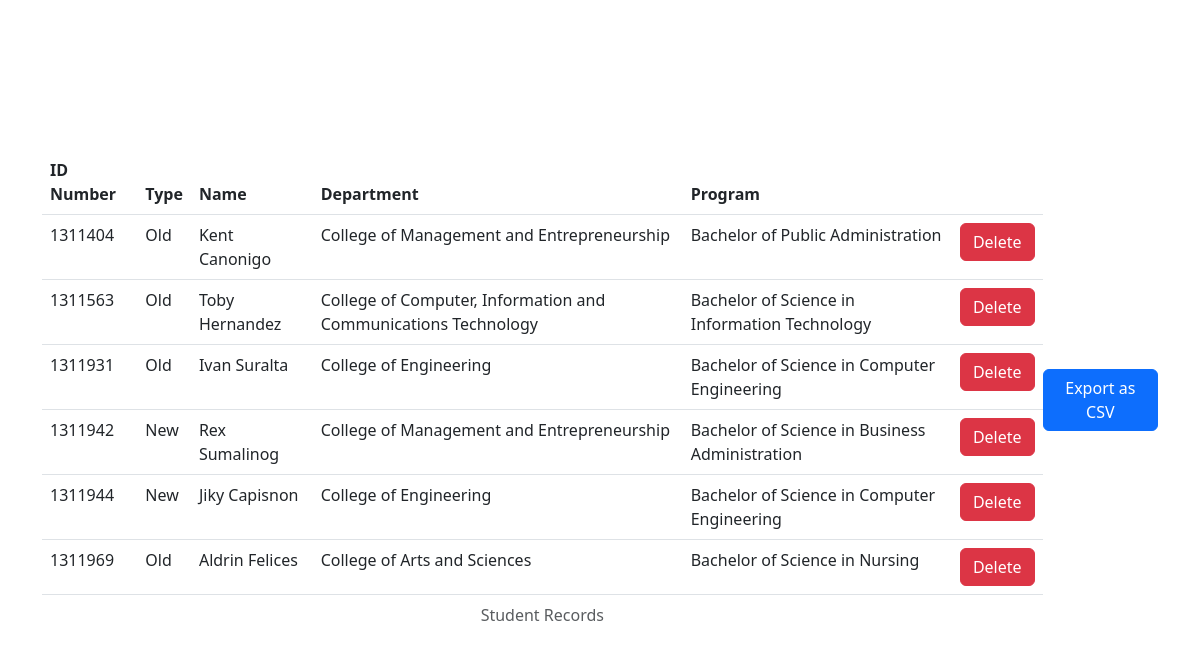
/table, run on an earlier commit of the app's database.
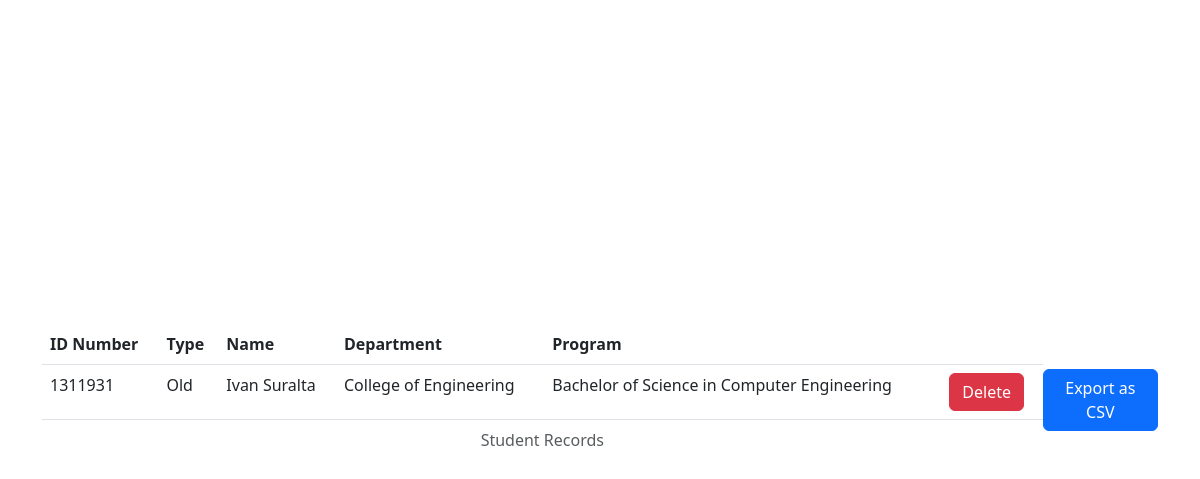
And on a later commit of the database.
### tables this page shows
CREATE TABLE records (
id_number INTEGER PRIMARY KEY,
first_name TEXT NOT NULL,
last_name TEXT NOT NULL,
birthday TEXT NOT NULL,
gender TEXT NOT NULL,
student_type TEXT NOT NULL,
address TEXT NOT NULL,
department TEXT NOT NULL,
program TEXT NOT NULL
);

### app.py (the view)
@app.route("/table", methods=["GET", "POST"])
def table():
    if request.method == "GET":
        records = db.execute("SELECT * FROM records")
        return render_template("table.html", records=records)

### app.py (called while the page is built)
@app.after_request
def after_request(response):
    response.headers["Cache-Control"] = "no-cache, no-store, must-revalidate"
    response.headers["Expires"] = 0
    response.headers["Pragma"] = "no-cache"
    return response

### templates/table.html (shortened to what this page needs)
{% extends "layout.html" %}
{% block main %}
<div class="container min-vh-100 d-flex justify-content-center align-items-center">
    <table class="table table-hover">
        <caption class="text-center">Student Records</caption>
        <thead>
            <th>ID Number</th>
            <th>Type</th>
            <th>Name</th>
            <th>Department</th>
            <th>Program</th>
            <th></th>
        </thead>
        <tbody>
            {% for record in records %}
            <tr>
                <td>{{record.id_number}}</td>
                <td>{{record.student_type}}</td>
                <td>{{record.first_name}} {{record.last_name}}</td>
                <td>{{record.department}}</td>
                <td>{{record.program}}</td>
                <td>
                    <form action="/deregister" method="post">
                        <button class="btn btn-danger" type="submit" onclick="delete_checker()">Delete</button>
                    </form>
                </td>
            </tr>
            {% endfor %}
        </tbody>
    </table>
    <form action="/export" method="post">
        <button class="btn btn-primary" type="submit">Export as CSV</button>
    </form>
</div>
{% endblock %}

### templates/layout.html (shortened to what this page needs)
<!DOCTYPE html>
<html lang="en">
<head>
    <link href="https://cdn.jsdelivr.net/npm/bootstrap@5.3.0-alpha2/dist/css/bootstrap.min.css" rel="stylesheet"
>
</head>
<body>
    {% block main %} {%endblock%}
</body>
</html>

What changed in the data, as far as the page shows it:
removed records: id_number "1311404", student_type "Old", first_name "Kent", last_name "Canonigo", department "College of Management and Entrepreneurship", program "Bachelor of Public Administration"
removed records: id_number "1311563", student_type "Old", first_name "Toby", last_name "Hernandez", department "College of Computer, Information and Communications Technology", program "Bachelor of Science in Information Technology"
removed records: id_number "1311942", student_type "New", first_name "Rex", last_name "Sumalinog", department "College of Management and Entrepreneurship", program "Bachelor of Science in Business Administration"
removed records: id_number "1311944", student_type "New", first_name "Jiky", last_name "Capisnon", department "College of Engineering", program "Bachelor of Science in Computer Engineering"
removed records: id_number "1311969", student_type "Old", first_name "Aldrin", last_name "Felices", department "College of Arts and Sciences", program "Bachelor of Science in Nursing"
